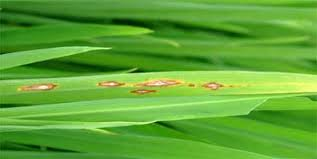
#> input picture DiseaseExampleImages/Blast/6.jpg, 317 x 159 px, found by its file name
$ python Simplethresholding.py
#> lines starting #> are read from the running program, lines starting #| are printed output that depends on the picture; after the words box and inside, x2 and y2 are one past the last pixel; in counts of white or black regions, pixels touching at a corner belong together
import numpy as np
import cv2
import matplotlib.pyplot as plt

"ACEGM0024575 "

img=cv2.imread('6.jpg')
#> img is the input picture: shape (159, 317, 3); mean B, G, R 52.2, 165.1, 94.5

img1=cv2.cvtColor(img,cv2.COLOR_BGR2GRAY)
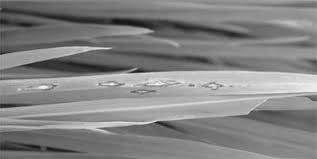
#> img1: shape (159, 317); min 21, max 247, mean 131.1

img=cv2.cvtColor(img,cv2.COLOR_BGR2RGB)

th=127
max_val=255

ret,out1=cv2.threshold(img1,th,max_val,cv2.THRESH_BINARY)
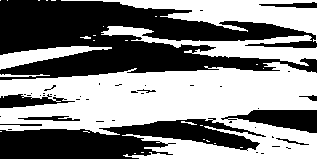
#> out1: shape (159, 317); 52.4% white; 43 black regions (33 under 20 px), largest, box (x1, y1, x2, y2) and area: (0, 0, 317, 80) 15070, (0, 118, 266, 159) 6353, (221, 110, 317, 133) 1269
#> ret = 127
ret,out2=cv2.threshold(img1,th,max_val,cv2.THRESH_BINARY_INV)
ret,out3=cv2.threshold(img1,th,max_val,cv2.THRESH_TOZERO)
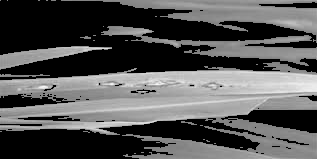
#> out3: shape (159, 317); min 0, max 247, mean 83.7
ret,out4=cv2.threshold(img1,th,max_val,cv2.THRESH_TOZERO_INV)
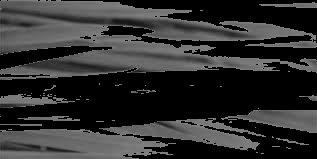
#> out4: shape (159, 317); min 0, max 127, mean 47.5
ret,out5=cv2.threshold(img1,th,max_val,cv2.THRESH_TRUNC)
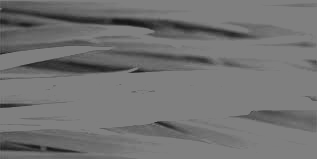
#> out5: shape (159, 317); min 21, max 127, mean 114.1

titles=['IMG','bin','bin_in','zero','zero_inv','trunc']
images=[img,out1,out2,out3,out4,out5]

for i in range(len(images)):
	plt.subplot(2,3,i+1)
	plt.title(titles[i])
	plt.imshow(images[i],cmap='gray',interpolation='bicubic')
	plt.xticks([])
	plt.yticks([])
#> this loop made 6 passes


plt.show()

$ run again, with DiseaseExampleImages/Blast/1.jpg copied over DiseaseExampleImages/Blast/6.jpg
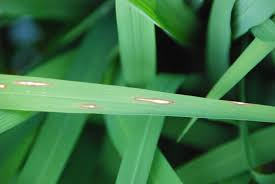
#> input picture DiseaseExampleImages/Blast/1.jpg, 275 x 184 px, found by its file name
#> img is the input picture: shape (184, 275, 3); mean B, G, R 70.2, 116.2, 59
#> `ret,out1=cv2.threshold(img1,th,max_val,cv2.THRESH_BINARY)`:
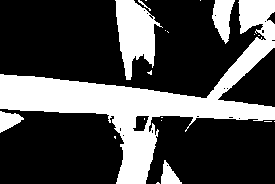
#> out1: shape (184, 275); 29.9% white; 20 white regions (14 under 20 px), largest, box (x1, y1, x2, y2) and area: (0, 0, 275, 184) 11703, (115, 0, 163, 80) 2146, (212, 0, 235, 44) 618, (0, 111, 24, 133) 310, (161, 160, 182, 184) 274, (138, 0, 151, 11) 29
#> ret = 127
#> `ret,out5=cv2.threshold(img1,th,max_val,cv2.THRESH_TRUNC)`:
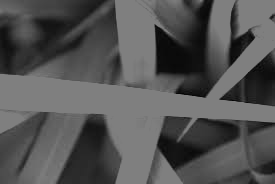
#> out5: shape (184, 275); min 2, max 127, mean 83.5
#> the loop `for i in range(len(images)):` made 6 passes

$ run again, with DiseaseExampleImages/Blast/2.jpg copied over DiseaseExampleImages/Blast/6.jpg
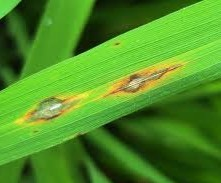
#> input picture DiseaseExampleImages/Blast/2.jpg, 221 x 183 px, found by its file name
#> img is the input picture: shape (183, 221, 3); mean B, G, R 36.5, 142.3, 78.8
#> `ret,out1=cv2.threshold(img1,th,max_val,cv2.THRESH_BINARY)`:
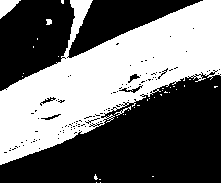
#> out1: shape (183, 221); 42.7% white; 35 white regions (31 under 20 px), largest, box (x1, y1, x2, y2) and area: (0, 0, 221, 165) 16921, (0, 0, 21, 19) 216, (114, 106, 131, 116) 36, (46, 19, 52, 25) 30
#> ret = 127
#> `ret,out5=cv2.threshold(img1,th,max_val,cv2.THRESH_TRUNC)`:
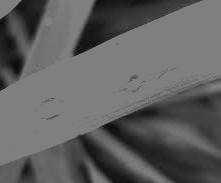
#> out5: shape (183, 221); min 8, max 127, mean 95.7
#> the loop `for i in range(len(images)):` made 6 passes

$ run again, with DiseaseExampleImages/Blast/3.jpg copied over DiseaseExampleImages/Blast/6.jpg
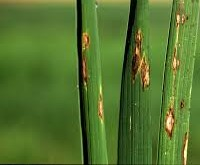
#> input picture DiseaseExampleImages/Blast/3.jpg, 200 x 165 px, found by its file name
#> img is the input picture: shape (165, 200, 3); mean B, G, R 46, 115.8, 84.7
#> `ret,out1=cv2.threshold(img1,th,max_val,cv2.THRESH_BINARY)`:
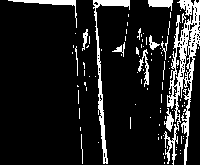
#> out1: shape (165, 200); 12.2% white; 95 white regions (82 under 20 px), largest, box (x1, y1, x2, y2) and area: (164, 0, 200, 165) 1978, (93, 0, 130, 164) 727, (8, 0, 77, 28) 272
#> ret = 127
#> `ret,out5=cv2.threshold(img1,th,max_val,cv2.THRESH_TRUNC)`:
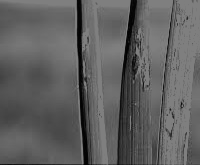
#> out5: shape (165, 200); min 1, max 127, mean 96.1
#> the loop `for i in range(len(images)):` made 6 passes
